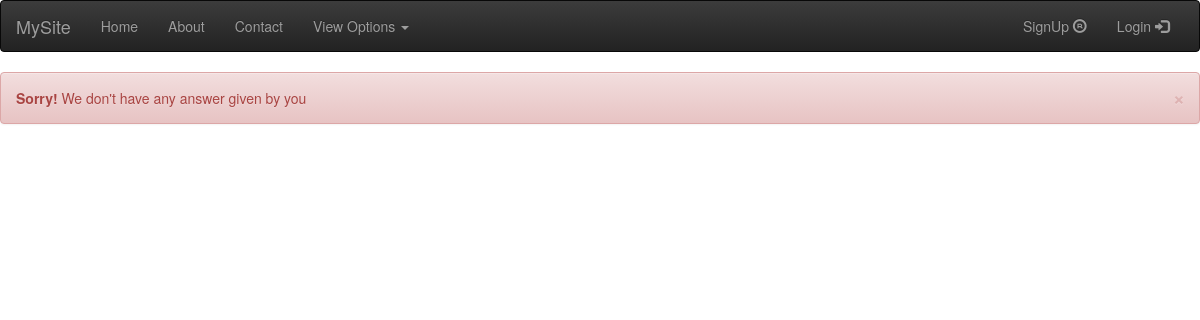
/upvote/user/2/, run on an earlier commit of the app's database.
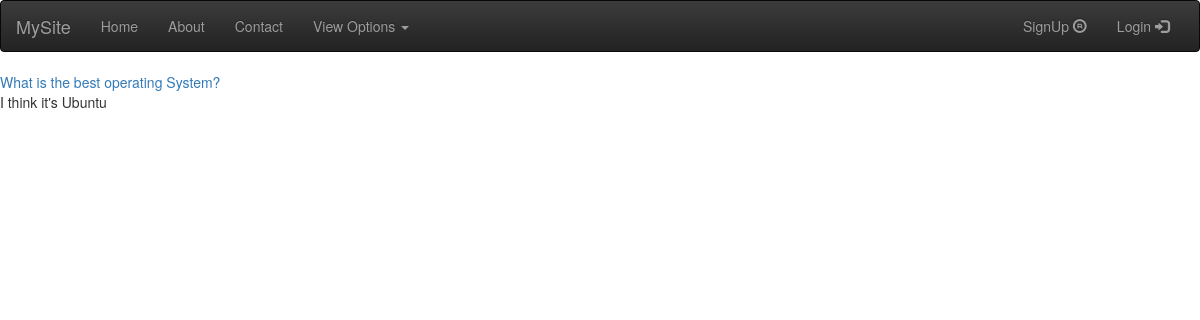
And on a later commit of the database.
### ans/models.py (models this page shows)
class Upvote(models.Model):
    answer = models.ForeignKey(Answer, on_delete=models.CASCADE)
    user = models.ForeignKey(User, on_delete=models.CASCADE)

class Answer(models.Model):
    answer_text = models.TextField()
    questions = models.ForeignKey(Question, on_delete=models.CASCADE)
    user = models.ForeignKey(User, on_delete=models.CASCADE)
    pub_date = models.DateTimeField(auto_now_add=True)
    def __str__(self):
        return self.answer_text

class Question(models.Model):
    title = models.CharField(max_length=200, blank=True, null=True)
    description = models.TextField()
    pub_date = models.DateTimeField()
    user = models.ForeignKey(User, on_delete=models.CASCADE)
    def __str__(self):
        return self.title

### ans/views.py (the view)
# urls.py: url(r'^upvote/user/(?P<userid>[0-9]+)/$', views.upvoted_by_me, name='upvoted_by_me'),
def upvoted_by_me(request, userid):
    user = User.objects.get(pk=userid)
    upvoted = user.upvote_set.all()
    context = {'upvoted': upvoted}
    return render(request, template_name='ans/upvoted_by_me.html', context=context)

### ans/templates/ans/upvoted_by_me.html (shortened to what this page needs)
{% extends 'base.html' %}
{% block body %}
    {% if not upvoted %}
        <div class="alert alert-danger alert-dismissable">
            <a href="#" class="close" data-dismiss="alert" aria-label="close">×</a>
            <strong>Sorry!</strong> We don't have any answer given by you
        </div>
    {% else %}
        {% for obj in upvoted %}
            <a href="{% url 'ans:detail' obj.answer.questions.id %}"> {{ obj.answer.questions }} </a> <br>
            {{ obj.answer }} <br>
        {% endfor %}
    {% endif %}
{% endblock %}

What changed in the data, as far as the page shows it:
now on this page (row edited): Upvote: answer.questions "What is the best operating System?", answer "I think it's Ubuntu"
Also different on the page:
text no longer shown: "× Sorry! We don't have any answer given by you"
